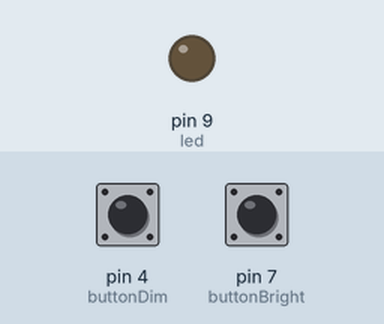
This sketch was run on a simulated Arduino Uno, built with avr-gcc and run on an emulated ATmega328P. Parts: output pins drawn as LEDs (lit = HIGH). Inputs (shaded band) come from the test bench; at power-on: pin 7 (buttonBright) HIGH, pin 4 (buttonDim) HIGH.

Above: at 1.2 s.
1.3 s: pin 7 (buttonBright) pulled LOW for 1 s
At 1.7 s:
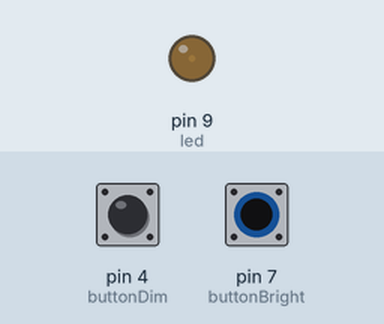
3.8 s: pin 4 (buttonDim) pulled LOW for 3.2 s
At 6.1 s:
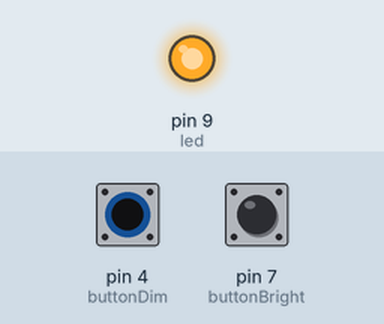
8.5 s: pin 7 (buttonBright) pulled LOW for 3.2 s
At 12.5 s:
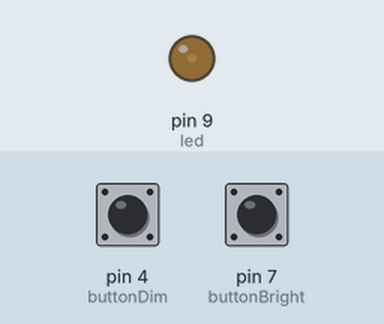
13.2 s: pin 7 (buttonBright) pulled LOW for 3.2 s
At 17.2 s:
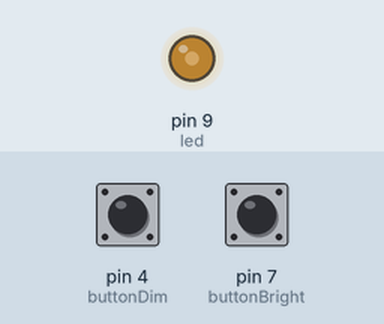
17.9 s: pin 7 (buttonBright) pulled LOW for 1 s
At 18.3 s:
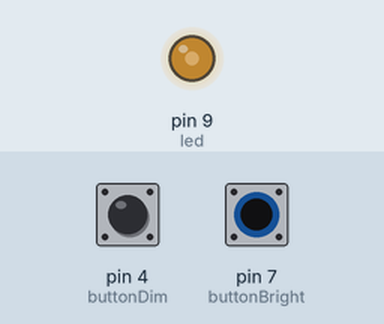
20.4 s: pin 4 (buttonDim) pulled LOW for 0.25 s
At 21.8 s:
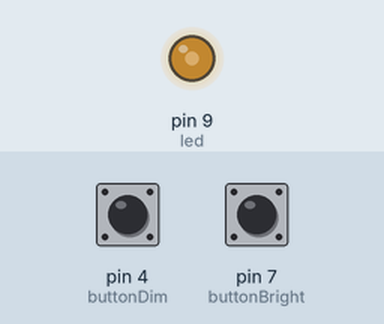
Timing chart, 0 to 23.1 s (numbered marks = the images above; inputs shaded):
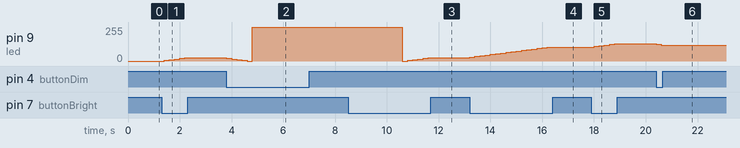

The sketch:

dimming_led-_using_potentiometer_and_push_button.ino
```cpp
int buttonBright=7;
int buttonDim=4;
int led=9;
int ledBright=0;
int buttonvalBright;
int buttonvalDim;
int del=200;
//int potPin=A1;
//float analogVal;
//int potVal;

void setup() {
  // put your setup code here, to run once:
Serial.begin(9600);
pinMode(led,OUTPUT);
pinMode(buttonBright,INPUT);
pinMode(buttonDim,INPUT);
}

void loop() {
  // put your main code here, to run repeatedly:
buttonvalBright=digitalRead(buttonBright);
buttonvalDim=digitalRead(buttonDim);
//potVal=analogRead(potPin);
//analogVal=(255./1023.)*potVal;

/*if (buttonvalBright==1 )
{
  analogWrite(led,analogVal);

}*/

if (buttonvalBright==0)

{
  ledBright=ledBright+5;
}

if (buttonvalDim==0)
{
  ledBright=ledBright-5;
}

analogWrite(led,ledBright);
delay(del);

}
```

Measured:
- after the input at 1.3 s, pin 9 (led): moves from 0/255 to 25/255 over 0.80 s, starting after 0.10 s
- after the input at 3.8 s, pin 9 (led): 25/255 → 20/255 at once, → 15/255 0.20 s later, → 10/255 0.20 s later, → 5/255 0.20 s later, … (6 changes in this stretch)
- after the input at 8.5 s, pin 9 (led): 255/255 → 0/255 after 2.1 s, → 5/255 0.20 s later, → 10/255 0.20 s later, → 15/255 0.20 s later, … (6 changes in this stretch)
- after the input at 13.2 s, pin 9 (led): moves from 25/255 to 105/255 over 3.0 s, starting at once
- after the input at 17.9 s, pin 9 (led): moves from 105/255 to 130/255 over 0.80 s, starting after 0.10 s
- after the input at 20.4 s, pin 9 (led): 130/255 → 125/255 at once, → 120/255 0.20 s later
